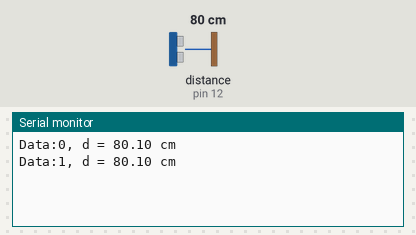
A sketch run on a simulated Arduino Uno, built with avr-gcc and run on an emulated ATmega328P. On the bench: the last lines printed to the serial monitor. Wiring (inferred from the names in the program): ultrasonic range finder: trigger pin 11; echo pin 12. Inputs (shaded band) come from the test bench; at power-on: distance to the obstacle (sensor on pin 12) 80 cm. The echo pulse lasts 58.3 µs per cm.

Above: at 1.8 s.
1.9 s: distance to the obstacle (sensor on pin 12) set to 2 cm
At 2.4 s:
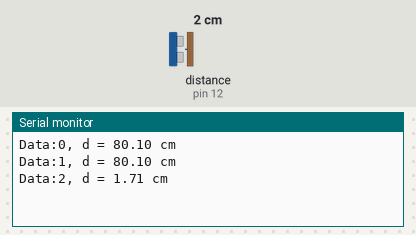
3.4 s: distance to the obstacle (sensor on pin 12) set to 4 cm
At 4.8 s:
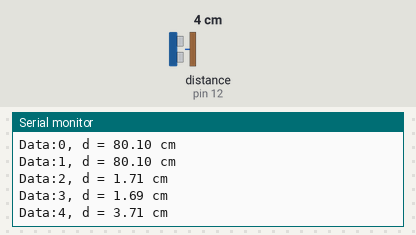
Timing chart, 0 to 6.4 s (numbered marks = the images above; inputs shaded):
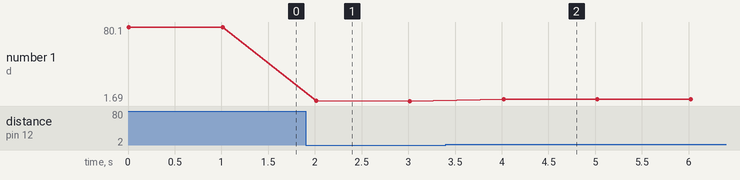

Measured:
- after the input at 1.9 s, the serial monitor: prints a new line after 0.12 s (image 1)
- after the input at 3.4 s, the serial monitor: prints a new line after 0.62 s (image 2)
- plotted number 1: 80.1 → 1.69 after the input at 1.9 s, 1.69 → 3.71 after the input at 3.4 s

The sketch:

sonar.ino
```cpp
const int trig = 11;
const int echo = 12;
const int inter_time = 1000;
int time = 0;

void setup() {
  Serial.begin(9600);
  pinMode (trig, OUTPUT);
  pinMode (echo, INPUT);
}

void loop() {
  float duration, distance;
  digitalWrite(trig, HIGH);
  delayMicroseconds(1000);
  digitalWrite(trig, LOW);
  duration = pulseIn (echo, HIGH);
  distance = (duration/2)/29;
  Serial.print("Data:");
  Serial.print (time/1000);
  Serial.print(", d = ");
  Serial.print(distance);
  Serial.println(" cm");
  time = time + inter_time;
  delay(inter_time);
}
```
